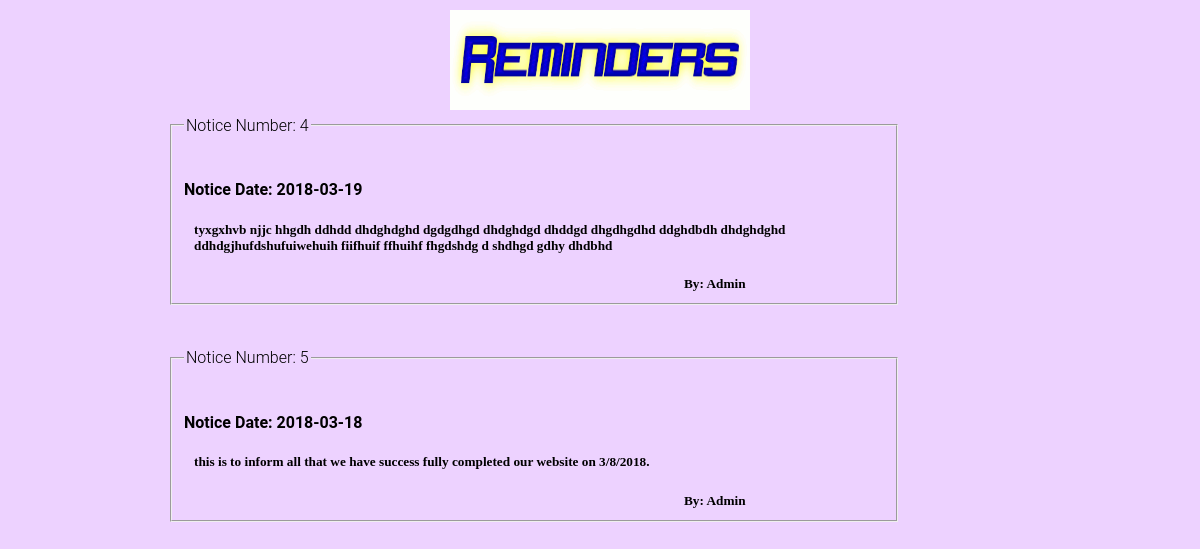
/notice.php (signed in), run on the app's committed database.
### tables this page shows
CREATE TABLE `notice` (
  `id` int(20) NOT NULL,
  `date` date NOT NULL,
  `note` varchar(400) NOT NULL
);

### notice.php (the view, shortened to what this page needs)
<html>
 <head>
<link rel="stylesheet" href="style.css">
</head>
<body style="background-color:#edd2ff">
	<FORM method="GET" name="note">
<div>
<center><IMG SRC="reminder.gif" style="width:300px; height:100px;margin-top:10px"></center>
</div>
<?php
$conn=mysqli_connect("localhost","root","","project");
?>
<?php
$sql="select * from notice";
$res=mysqli_query($conn,$sql);
if(mysqli_num_rows($res)>0)
{
	while($newArray=mysqli_fetch_array($res,MYSQLI_ASSOC))
	{
		if(strlen($newArray['note'])>1){
		echo"<fieldset>
		<legend>Notice Number: ".$newArray['id']."</legend></br>
		<h4>Notice Date: ".$newArray['date']."</h4>
		<h5 style='margin-left:10px; margin-right:10px'>".$newArray['note']."</h5>
		 <h5>By:  Admin </h5></fieldset> </br></br>";
		}
	}
}
else{
echo "No Data Found!!";
}
?>
</form>
</body>
</html>

### style.css (style rules this page uses)
body { margin: 0; padding: 0; background: #ffffff; font-size: 16px; font-family: 'Roboto', sans-serif; font-weight: 300; }
fieldset { display: block; margin-left:170px; margin-right:10px; margin-top:0.35em; padding-bottom:10px; padding-left:0.75em; padding-right:0.75em; width:700px; border:3px groove(internal value); }
h5 { margin-left:500px; margin-bottom:1px; font-family:timeNewRomen; }

### data on the page
notice: id "4", date "2018-03-19", note "tyxgxhvb njjc hhgdh ddhdd dhdghdghd dgdgdhgd dhdghdgd dhddgd dhgdhgdhd ddghdbdh dhdghdghd ddhdgjhufdshufuiwehuih fiifhuif ffhuihf fhgdshdg d shdhgd gdhy dhdbhd"
notice: id "5", date "2018-03-18", note "this is to inform all that we have success fully completed our website on 3/8/2018."
